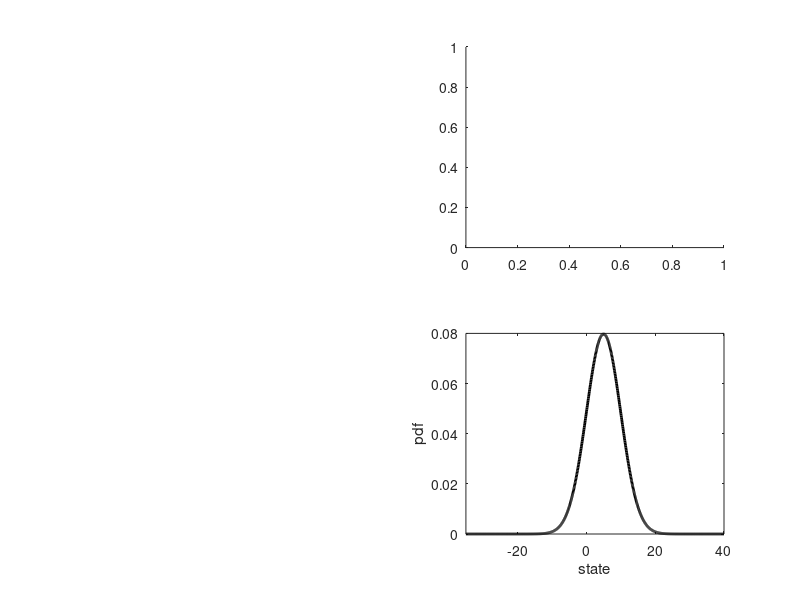

MATLAB code for this plot: (Note: this script raises an error after producing the figure.)
clear all
close all
clc
slope = 0.5;
additive = 5;
dataSlope = 3;

discrete = linspace(-35, 40, 1000);

initialState = 5;
initialUncertainty = 5;

trueState = 6;

figure(2)
subplot(2,2,4)
plot(discrete, normpdf(discrete, initialState, initialUncertainty), 'black', 'linewidth', 2.0)
hold on
xlabel('state')
ylabel('pdf')
xlim([-35, 40])

subplot(2,2,2)
plot(discrete, stateEvo(discrete, slope, additive), 'blue', 'linewidth', 2.0, 'linestyle', '-.')
xlim([-35, 40])
ylim([-35,40])
xlabel('State')
ylabel('Evolved State')
hold on
drawnow
disp('a')
for idx = 1:1000
    samples(idx) = normrnd(initialState, initialUncertainty);
    
    subplot(2,2,4)
    cla
    plot(discrete, normpdf(discrete, initialState, initialUncertainty), 'black', 'linewidth', 2.0)
    hold on
    scatter(samples(idx), 0, 'black', 'o')
    
    drawnow
    


    subplot(2,2,2)
    cla()
    plot(discrete, stateEvo(discrete, slope, additive), 'blue', 'linewidth', 2.0, 'linestyle', '-.')
    hold on
    scatter(samples(1:idx), -35*ones(size(samples(1:idx))), 'black', 'o')
    hold on
    plot([samples(idx), samples(idx)], [-35, stateEvo(samples(idx), slope, additive)], 'black', 'linewidth', 0.5)
    hold on
    scatter(-35*ones(size(samples(1:idx))), stateEvo(samples(1:idx), slope, additive), 'red', 'x')
    hold on
    plot([-35, samples(idx)], [stateEvo(samples(idx), slope, additive), stateEvo(samples(idx), slope, additive)], 'red', 'linewidth', 0.5)
 

    subplot(2,2,1)
    cla()
    xlabel('state')
    ylabel('pdf')
    hold on
    histogram(stateEvo(samples(1:idx), slope, additive), 'Normalization', 'pdf', 'FaceColor', 'red', 'FaceAlpha', 0.2)
  
    if idx == 1
        xlim([-35,40])
        camroll(90)
    end
end

function state = stateEvo(state, slope, add)
    state = slope * state + add;
end

function data = dataGen(state)
    data = 3 * state;
end